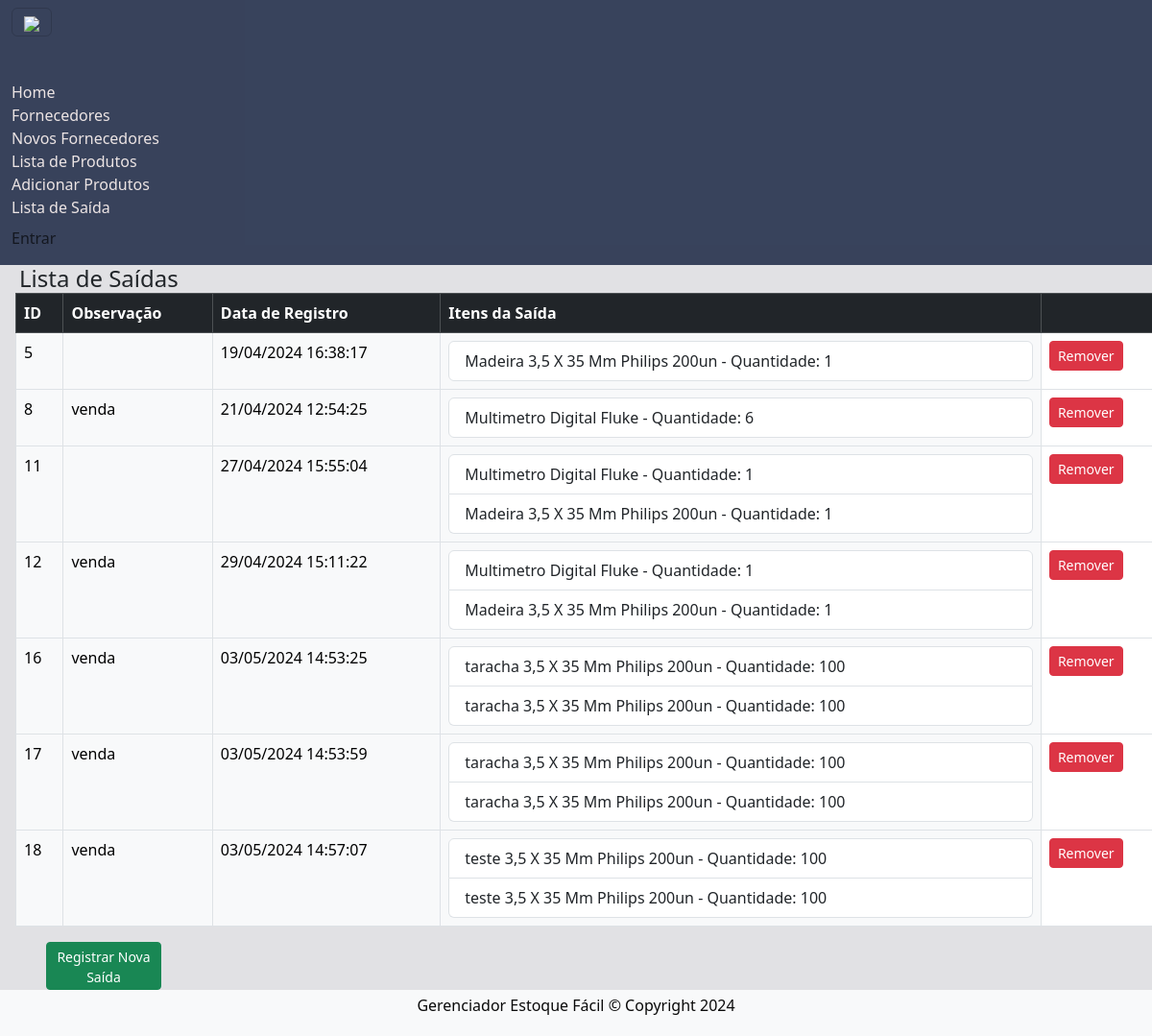
Before: /lista_saida/ with the older database file.
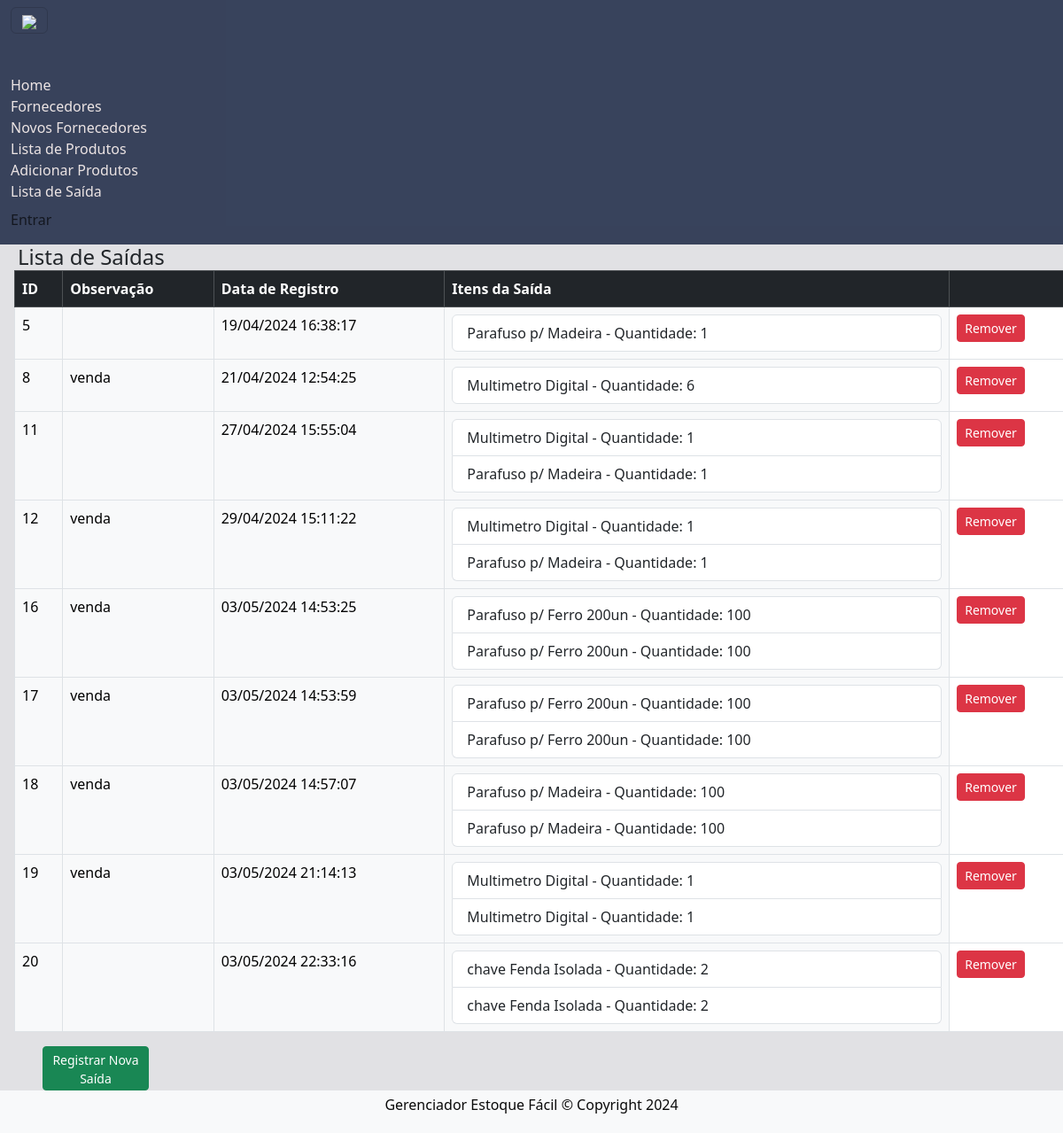
After: the same page with the newer database file.
### projetointegradors/models.py (models this page shows, shortened)
class Saida(models.Model):
    data_saida = models.DateTimeField(auto_now_add=True)
    observacao = models.CharField(max_length=255, blank=True)

class ItemSaida(models.Model):
    saida = models.ForeignKey(Saida, on_delete=models.CASCADE, related_name='itens')
    produto = models.ForeignKey(Produto, on_delete=models.CASCADE)
    quantidade = models.IntegerField()

class Produto(models.Model):
    categoria = models.CharField(
        max_length=255,
        null=False,
        blank=False
    )
    nome = models.CharField(
        max_length=255,
        null=False,
        blank=False
    )
    modelo = models.CharField(
        max_length=255,
        null=True,
        blank=True
    )
    marca = models.CharField(
        max_length=255,
        null=False,
        blank=False,
        default='Sem Marca'
    )
    codigo = models.CharField(
        max_length=20,
        null=False,
        blank=False,
        unique=True)
    existente = models.IntegerField(
        default=0,
        null=False,
        blank=False
    )
    sku = models.CharField(
        max_length=20,
        null=False,
        blank=False,
        unique=True
    )
    preco = models.DecimalField(
        max_digits=10,
        decimal_places=2,
        null=False,
        blank=False
    )
    quantidade = models.IntegerField()

### projetointegradors/views.py (the view)
# urls.py: path('lista_saida/', views.lista_saida, name='lista_saida'),
def lista_saida(request):
    saidas = Saida.objects.all()
    return render(request, 'projetointegrador/lista_saida.html', {'saidas': saidas})

### projetointegradors/templates/projetointegrador/lista_saida.html (shortened to what this page needs)
{% extends 'projetointegrador/base.html' %}
{% block content %}
<body>
    <h4 style="margin-left: 20px">Lista de Saídas</h4>
    <div class="table-responsive">
        {% if saidas %}
            <table class="table table-bordered table-nover m-3 md-2 mt-0">
                <thead class="table-dark">
                    <tr>
                        <th>ID</th>
                        <th>Observação</th>
                        <th>Data de Registro</th>
                        <th>Itens da Saída</th>
                        <th></th>
                    </tr>
                </thead>
                <tbody>
                    {% for saida in saidas %}
                        <tr>
                            <td class="bg-light">{{ saida.pk }}</td>
                            <td class="bg-light">{{ saida.observacao }}</td>
                            <td class="bg-light">{{ saida.data_saida|date:"d/m/Y H:i:s" }}</td>
                            <td class="bg-light">
                                <ul class="list-group">
                                    {% for item in saida.itens.all %}
                                        <li class="list-group-item">{{ item.produto.nome }} - Quantidade: {{ item.quantidade }}</li>
                                    {% endfor %}
                                </ul>
                            </td>
                            <td>
                                <a href="{% url 'remover_saida' saida.pk %}"class="btn btn-danger btn-sm">Remover</a>
                            </td>
                        </tr>
                    {% endfor %}
                </tbody>
            </table>
        </div>
        {% else %}
            <p>Nenhuma saída registrada.</p>
        {% endif %}
        <div>
            <a href="{% url 'registrar_saida' %}"class="btn btn-success btn-sm m-5 mt-0" style="width: 120px; height: 50px;">Registrar Nova Saída</a>
        </div>
    </body>
{% endblock content %}

### projetointegradors/templates/projetointegrador/base.html (shortened to what this page needs)
{% load bootstrap5 %}
{% load static %}
<!DOCTYPE html>
<html lang="pt-br">
    <head>
        {% bootstrap_css %}
        <link rel="stylesheet" type="text/css" href="{% static '../static/estilo/estilo.css' %}">
    </head>
    <body class="cor-de-fundo" >
        <nav class="navbar" style="background-color: #031131c2;" navbar-static-top>
            <div class="container-fluid">
                <div class="navebar-header">
                    <button class="navbar-toggler"
                            type="button"
                            data-bs-toggle="collapse"
                            data-bs-target="#navbar"
                            aria-controls="navbarNavDropdown"
                            aria-expanded="false"
                            aria-label="Toggle navigation">
                            <img src="{% static '../static/estoque.png' %}" height='50px'>
                    </button>
                        <p class="nav-item"><a class="navbar-brand" href="{% url 'index' %}"></a></p>
                </div>
                <div id="navbar" class="collapse navbar-collapse show">
                    <ul class="navbar-nav">
                        <li><a class="dropdown-item color-text" href="{% url 'home' %}">Home</a></li>
                        <li><a class="dropdown-item color-text" href="{% url 'topics' %}">Fornecedores</a></li>
                        <li><a class="dropdown-item color-text" href="{% url 'new_topic' %}">Novos Fornecedores</a></li>
                        <li><a class="dropdown-item color-text" href="{% url 'lista_produtos' %}">Lista de Produtos</a></li>
                        <li><a class="dropdown-item color-text" href="{% url 'cria_produto' %}">Adicionar Produtos</a></li>
                        <li><a class="dropdown-item color-text" href="{% url 'lista_saida' %}">Lista de Saída</a></li>
                    </ul>
                    <ul class="navbar-nav mx-auto">
                        {% if user.is_authenticated %}
                        <li><a>Olá, {{ user.username }}</a></li>
                            <div><img src="{% static '../static/login.png' %}" style="position: initial;" height='40px'></div>
                            <li><a href="{% url 'logout' %}">Sair</a></li>
                        {% else %}
                            <div>
                                <li class="nav-item ms-auto">
                                    <a class="nav-link" href="{% url 'login' %}">Entrar</a>
                                </li>
                            </div>
                        {% endif %}
                    </ul>
                </div>
            </div>
        </nav>
        <footer class="footer fixed-bottom mt-auto py-1 bg-light" >
            <div class="container d-flex align-items-center">
                <span class="text-center mx-auto" class="text-dark">
                   <p>Gerenciador Estoque Fácil © Copyright 2024</p>
                </span>
            </div>
        </footer>
    </body>
</html>
 {% block content %}
 {% endblock content %}

### projetointegradors/static/estilo/estilo.css (style rules this page uses)
body { display: flex; min-height: 100vh; flex-direction: column; background-color: black; }
footer { background-color: rgb(4, 7, 7); align-items: center; align-content: center; justify-items: center; position: relative; color:rgb(10, 10, 10); position: relative; display: flex; flex-direction: column; }
.color-text { color: #ece4e4; }
.cor-de-fundo { background-color: #e1e1e4; }

### projetointegradors/templates/projetointegrador/lista_saida.html (style rules this page uses)
h4 { margin: 0; padding: 0; margin-bottom: 0; }

Changed rows visible on the page:
changed through a linked row, ItemSaida (number 1 of 16 on the later page): produto.nome "Madeira 3,5 X 35 Mm Philips 200un" → "Parafuso p/ Madeira"
changed through a linked row, ItemSaida (number 2 of 16 on the later page): produto.nome "Multimetro Digital Fluke" → "Multimetro Digital"
changed through a linked row, ItemSaida (number 3 of 16 on the later page): produto.nome "Multimetro Digital Fluke" → "Multimetro Digital"
changed through a linked row, ItemSaida (number 4 of 16 on the later page): produto.nome "Madeira 3,5 X 35 Mm Philips 200un" → "Parafuso p/ Madeira"
changed through a linked row, ItemSaida (number 5 of 16 on the later page): produto.nome "Multimetro Digital Fluke" → "Multimetro Digital"
changed through a linked row, ItemSaida (number 6 of 16 on the later page): produto.nome "Madeira 3,5 X 35 Mm Philips 200un" → "Parafuso p/ Madeira"
changed through a linked row, ItemSaida (number 7 of 16 on the later page): produto.nome "taracha 3,5 X 35 Mm Philips 200un" → "Parafuso p/ Ferro 200un"
changed through a linked row, ItemSaida (number 8 of 16 on the later page): produto.nome "taracha 3,5 X 35 Mm Philips 200un" → "Parafuso p/ Ferro 200un"
changed through a linked row, ItemSaida (number 9 of 16 on the later page): produto.nome "taracha 3,5 X 35 Mm Philips 200un" → "Parafuso p/ Ferro 200un"
changed through a linked row, ItemSaida (number 10 of 16 on the later page): produto.nome "taracha 3,5 X 35 Mm Philips 200un" → "Parafuso p/ Ferro 200un"
changed through a linked row, ItemSaida (number 11 of 16 on the later page): produto.nome "teste 3,5 X 35 Mm Philips 200un" → "Parafuso p/ Madeira"
changed through a linked row, ItemSaida (number 12 of 16 on the later page): produto.nome "teste 3,5 X 35 Mm Philips 200un" → "Parafuso p/ Madeira"
added Saida: pk "19", observacao "venda", data_saida "03/05/2024 21:14:13"
added ItemSaida: produto.nome "Multimetro Digital", quantidade "1", shown under "19"
added ItemSaida: produto.nome "Multimetro Digital", quantidade "1", shown under "19"
added Saida: pk "20", data_saida "03/05/2024 22:33:16"
added ItemSaida: produto.nome "chave Fenda Isolada", quantidade "2", shown under "20"
added ItemSaida: produto.nome "chave Fenda Isolada", quantidade "2", shown under "20"
